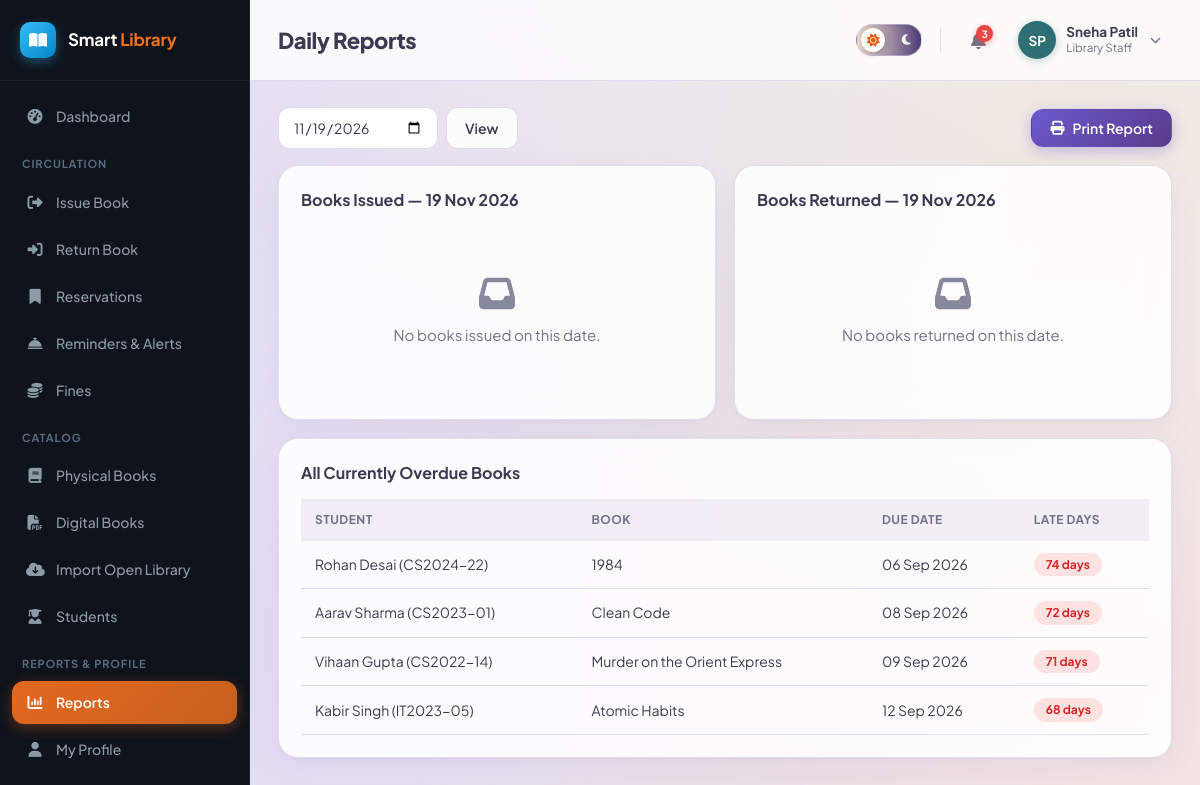
The page /librarian/reports.php (signed in) on the database its author committed.
### tables this page shows
CREATE TABLE book_issues (
    id INT AUTO_INCREMENT PRIMARY KEY,
    student_id INT NOT NULL,
    book_id INT NOT NULL,
    issued_by INT DEFAULT NULL,           
    issue_date DATE NOT NULL,
    due_date DATE NOT NULL,
    return_date DATE DEFAULT NULL,
    status ENUM('issued','returned','overdue','lost') NOT NULL DEFAULT 'issued',
    created_at TIMESTAMP DEFAULT CURRENT_TIMESTAMP,
    FOREIGN KEY (student_id) REFERENCES students(id) ON DELETE CASCADE,
    FOREIGN KEY (book_id) REFERENCES books(id) ON DELETE CASCADE,
    FOREIGN KEY (issued_by) REFERENCES users(id) ON DELETE SET NULL
);

CREATE TABLE users (
    id INT AUTO_INCREMENT PRIMARY KEY,
    name VARCHAR(120) NOT NULL,
    email VARCHAR(150) NOT NULL UNIQUE,
    password VARCHAR(255) NOT NULL,
    role ENUM('admin','librarian','student') NOT NULL,
    phone VARCHAR(20) DEFAULT NULL,
    photo VARCHAR(255) DEFAULT NULL,
    status ENUM('active','inactive') NOT NULL DEFAULT 'active',
    reset_token VARCHAR(255) DEFAULT NULL,
    reset_expires DATETIME DEFAULT NULL,
    created_at TIMESTAMP DEFAULT CURRENT_TIMESTAMP,
    updated_at TIMESTAMP DEFAULT CURRENT_TIMESTAMP ON UPDATE CURRENT_TIMESTAMP
);

CREATE TABLE students (
    id INT AUTO_INCREMENT PRIMARY KEY,
    user_id INT NOT NULL,
    roll_number VARCHAR(40) NOT NULL UNIQUE,
    course VARCHAR(100) DEFAULT NULL,
    department VARCHAR(100) DEFAULT NULL,
    year VARCHAR(20) DEFAULT NULL,
    division VARCHAR(20) DEFAULT NULL,
    address VARCHAR(255) DEFAULT NULL,
    registration_date DATE NOT NULL,
    max_books INT NOT NULL DEFAULT 3,
    created_at TIMESTAMP DEFAULT CURRENT_TIMESTAMP,
    updated_at TIMESTAMP DEFAULT CURRENT_TIMESTAMP ON UPDATE CURRENT_TIMESTAMP,
    FOREIGN KEY (user_id) REFERENCES users(id) ON DELETE CASCADE
);

CREATE TABLE books (
    id INT AUTO_INCREMENT PRIMARY KEY,
    isbn VARCHAR(30) NOT NULL UNIQUE,
    title VARCHAR(200) NOT NULL,
    author_id INT DEFAULT NULL,
    category_id INT DEFAULT NULL,
    publisher_id INT DEFAULT NULL,
    publication_year YEAR DEFAULT NULL,
    edition VARCHAR(30) DEFAULT NULL,
    language VARCHAR(40) DEFAULT 'English',
    pages INT DEFAULT NULL,
    price DECIMAL(10,2) DEFAULT 0.00,
    shelf_number VARCHAR(30) DEFAULT NULL,
    total_copies INT NOT NULL DEFAULT 1,
    available_copies INT NOT NULL DEFAULT 1,
    description TEXT DEFAULT NULL,
    image VARCHAR(255) DEFAULT NULL,
    status ENUM('active','inactive') NOT NULL DEFAULT 'active',
    created_at TIMESTAMP DEFAULT CURRENT_TIMESTAMP,
    updated_at TIMESTAMP DEFAULT CURRENT_TIMESTAMP ON UPDATE CURRENT_TIMESTAMP,
    FOREIGN KEY (author_id) REFERENCES authors(id) ON DELETE SET NULL,
    FOREIGN KEY (category_id) REFERENCES categories(id) ON DELETE SET NULL,
    FOREIGN KEY (publisher_id) REFERENCES publishers(id) ON DELETE SET NULL,
    INDEX idx_title (title),
    INDEX idx_isbn (isbn)
);

### includes/functions.php (called while the page is built, shortened)
<?php
function e($value) {
    return htmlspecialchars($value ?? '', ENT_QUOTES, 'UTF-8');
}
function fmtDate($date) {
    return date('d M Y', strtotime($date));
}

### librarian/reports.php (the view, shortened to what this page needs)
<?php
require_once __DIR__ . '/../includes/functions.php';
require_once __DIR__ . '/../includes/auth-check.php';
$date = $_GET['date'] ?? date('Y-m-d');
$issuedToday = $pdo->prepare("
    SELECT u.name student, s.roll_number, b.title, bi.due_date
    FROM book_issues bi JOIN students s ON s.id=bi.student_id JOIN users u ON u.id=s.user_id JOIN books b ON b.id=bi.book_id
    WHERE bi.issue_date = ? ORDER BY bi.id DESC");
$issuedToday->execute([$date]);
$issuedToday = $issuedToday->fetchAll();
$returnedToday = $pdo->prepare("
    SELECT u.name student, s.roll_number, b.title, br.late_days, br.fine_amount
    FROM book_returns br JOIN book_issues bi ON bi.id=br.issue_id JOIN students s ON s.id=bi.student_id JOIN users u ON u.id=s.user_id JOIN books b ON b.id=bi.book_id
    WHERE br.return_date = ? ORDER BY br.id DESC");
$returnedToday->execute([$date]);
$returnedToday = $returnedToday->fetchAll();
$overdueList = $pdo->query("
    SELECT u.name student, s.roll_number, b.title, bi.due_date, DATEDIFF(CURDATE(), bi.due_date) late_days
    FROM book_issues bi JOIN students s ON s.id=bi.student_id JOIN users u ON u.id=s.user_id JOIN books b ON b.id=bi.book_id
    WHERE bi.status='issued' AND bi.due_date < CURDATE() ORDER BY late_days DESC")->fetchAll();
include __DIR__ . '/../includes/header.php';
?>
<div class="table-toolbar no-print">
    <form method="GET" class="flex gap-2">
        <input type="date" name="date" class="form-control" value="<?= e($date) ?>">
        <button class="btn btn-outline" type="submit">View</button>
    </form>
    <button class="btn btn-primary" onclick="window.print()"><i class="fa-solid fa-print"></i> Print Report</button>
</div>
<div class="grid grid-2">
    <div class="card">
        <h3>Books Issued — <?= fmtDate($date) ?></h3>
        <?php if (!$issuedToday): ?>
            <div class="empty-state"><i class="fa-solid fa-inbox"></i>No books issued on this date.</div>
        <?php endif; ?>
    </div>
    <div class="card">
        <h3>Books Returned — <?= fmtDate($date) ?></h3>
        <?php if (!$returnedToday): ?>
            <div class="empty-state"><i class="fa-solid fa-inbox"></i>No books returned on this date.</div>
        <?php endif; ?>
    </div>
</div>
<div class="card" style="margin-top:18px;">
    <h3>All Currently Overdue Books</h3>
    <?php if (!$overdueList): ?>
        <div class="empty-state"><i class="fa-solid fa-circle-check"></i>Nothing overdue right now.</div>
    <?php else: ?>
    <div class="table-wrap"><table class="data-table">
        <thead><tr><th>Student</th><th>Book</th><th>Due Date</th><th>Late Days</th></tr></thead>
        <tbody><?php foreach ($overdueList as $r): ?>
            <tr><td><?= e($r['student']) ?> (<?= e($r['roll_number']) ?>)</td><td><?= e($r['title']) ?></td><td><?= fmtDate($r['due_date']) ?></td><td><span class="badge badge-red"><?= (int)$r['late_days'] ?> days</span></td></tr>
        <?php endforeach; ?></tbody>
    </table></div>
    <?php endif; ?>
</div>
<?php include __DIR__ . '/../includes/footer.php'; ?>

### assets/css/style.css (style rules this page uses)
:root { --primary: #6A5ACD; --primary-dark: #5A3B8C; --primary-mid: #8B7CC7; --primary-light: rgba(201, 194, 227, 0.4); --lavender: #C9C2E3; --accent-orange: #C6601F; --accent-orange-hover: #d96b27; --accent-teal: #2E6F73; --accent-teal-light: rgba(46, 111, 115, 0.16); --accent-sand: #EADCC8; --accent-sand-light: rgba(234, 220, 200, 0.5); --success: #16a34a; --success-light: #dcfce7; --warning: #ca8a04; --warning-light: #fef9c3; --danger: #dc2626; --danger-light: #fee2e2; --text: #3A3A52; --text-muted: #717188; --bg: #F7F5FC; --white: #ffffff; --card-bg: rgba(255, 255, 255, 0.88); --card-border: rgba(201, 194, 227, 0.55); --border: rgba(201, 194, 227, 0.55); --gray-light: #f6f5fb; --gray: #88889d; --sidebar-w: 250px; --radius: 20px; --pill-radius: 999px; --shadow: 0 10px 30px rgba(123, 109, 216, 0.07), 0 2px 8px rgba(46, 43, 43, 0.03); }
* { box-sizing: border-box; }
body { margin: 0; font-family: 'Plus Jakarta Sans', system-ui, -apple-system, BlinkMacSystemFont, Roboto, sans-serif; background-color: var(--bg); background-image: radial-gradient(at 10% 15%, rgba(201, 194, 227, 0.45) 0px, transparent 60%), radial-gradient(at 88% 12%, rgba(234, 220, 200, 0.5) 0px, transparent 60%), radial-gradient(at 90% 85%, rgba(198, 96, 31, 0.14) 0px, transparent 65%), radial-gradient(at 15% 85%, rgba(121, 106, 220, 0.18) 0px, transparent 65%); background-attachment: fixed; color: var(--text); font-size: 15px; line-height: 1.5; -webkit-font-smoothing: antialiased; }
.grid { display: grid; gap: 18px; }
.grid-2 { grid-template-columns: repeat(2, 1fr); }
.card { background: var(--card-bg); border: 1px solid var(--card-border); border-radius: var(--radius); box-shadow: var(--shadow); padding: 22px; backdrop-filter: blur(14px); -webkit-backdrop-filter: blur(14px); transition: transform 0.2s ease, box-shadow 0.2s ease; }
.card h3 { margin: 0 0 14px; font-size: 16px; font-weight: 700; color: var(--text); }
.btn { display: inline-flex; align-items: center; gap: 8px; padding: 9px 18px; border-radius: 12px; border: 1px solid transparent; font-size: 14px; font-weight: 600; cursor: pointer; text-decoration: none; font-family: inherit; transition: all 0.18s ease; }
.btn-primary { background: linear-gradient(135deg, #6A5ACD 0%, #5A3B8C 100%); color: #ffffff; box-shadow: 0 4px 14px rgba(106, 90, 205, 0.35); }
.btn-outline { background: var(--card-bg); border-color: var(--border); color: var(--text); }
.form-control { width: 100%; padding: 10px 14px; border: 1px solid var(--border); border-radius: 12px; font-size: 14px; background: var(--white); color: var(--text); font-family: inherit; transition: border-color 0.15s ease, box-shadow 0.15s ease; }
.table-wrap { overflow-x: auto; }
table.data-table { width: 100%; border-collapse: collapse; font-size: 14px; }
.data-table th { text-align: left; padding: 12px 14px; background: rgba(201, 194, 227, 0.25); font-weight: 700; font-size: 12px; text-transform: uppercase; letter-spacing: 0.04em; color: var(--text-muted); white-space: nowrap; }
.data-table td { padding: 12px 14px; border-bottom: 1px solid var(--border); vertical-align: middle; }
.table-toolbar { display: flex; justify-content: space-between; align-items: center; margin-bottom: 16px; gap: 12px; flex-wrap: wrap; }
.badge { padding: 4px 12px; border-radius: 999px; font-size: 12px; font-weight: 700; display: inline-block; line-height: 1.3; }
.badge-red { background: var(--danger-light); color: var(--danger); }
.empty-state { text-align: center; padding: 50px 20px; color: var(--text-muted); }
.empty-state i { font-size: 36px; margin-bottom: 12px; display: block; color: var(--gray); }
.flex { display: flex; }
.gap-2 { gap: 8px; }

### rows shown on the page
book_issues: users.name "Rohan Desai", student.roll_number "CS2024-22", book.title "1984", due_date "06 Sep 2026", late_days "74"
book_issues: users.name "Aarav Sharma", student.roll_number "CS2023-01", book.title "Clean Code", due_date "08 Sep 2026", late_days "72"
book_issues: users.name "Vihaan Gupta", student.roll_number "CS2022-14", book.title "Murder on the Orient Express", due_date "09 Sep 2026", late_days "71"
book_issues: users.name "Kabir Singh", student.roll_number "IT2023-05", book.title "Atomic Habits", due_date "12 Sep 2026", late_days "68"

### other values the page prints
$label "Dashboard"
$item['_section'] "CIRCULATION"
$label "Issue Book"
$label "Return Book"
$label "Reservations"
$label "Reminders & Alerts"
$label "Fines"
$item['_section'] "CATALOG"
$label "Physical Books"
$label "Digital Books"
$label "Import Open Library"
$label "Students"
$item['_section'] "REPORTS & PROFILE"
$label "Reports"
$label "My Profile"
